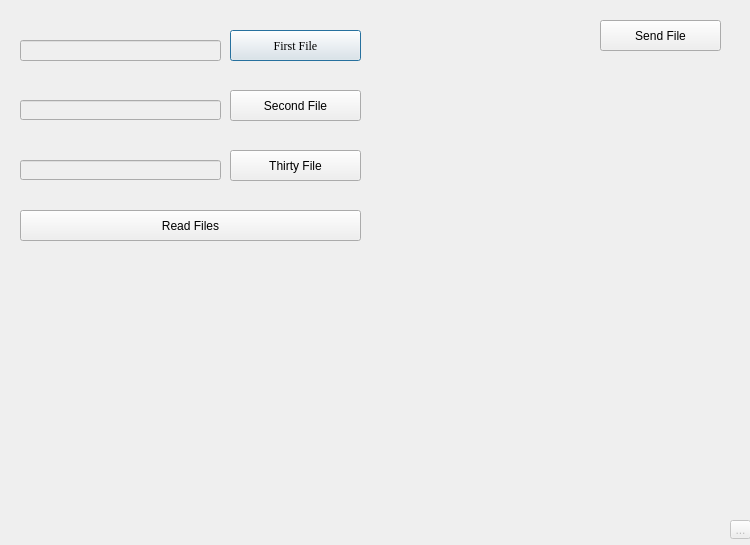
<?xml version="1.0" encoding="UTF-8"?>
<ui version="4.0">
 <class>Dialog</class>
 <widget class="QDialog" name="Dialog">
  <property name="windowModality">
   <enum>Qt::WindowModal</enum>
  </property>
  <property name="geometry">
   <rect>
    <x>0</x>
    <y>0</y>
    <width>750</width>
    <height>545</height>
   </rect>
  </property>
  <property name="windowTitle">
   <string>Reader</string>
  </property>
  <property name="windowIcon">
   <iconset>
    <normaloff>icon.png</normaloff>icon.png</iconset>
  </property>
  <property name="autoFillBackground">
   <bool>false</bool>
  </property>
  <property name="sizeGripEnabled">
   <bool>false</bool>
  </property>
  <property name="modal">
   <bool>false</bool>
  </property>
  <widget class="QPushButton" name="pushButton">
   <property name="geometry">
    <rect>
     <x>230</x>
     <y>30</y>
     <width>131</width>
     <height>31</height>
    </rect>
   </property>
   <property name="font">
    <font>
     <family>Times New Roman</family>
    </font>
   </property>
   <property name="cursor">
    <cursorShape>OpenHandCursor</cursorShape>
   </property>
   <property name="text">
    <string>First File</string>
   </property>
  </widget>
  <widget class="QPushButton" name="pushButton_2">
   <property name="geometry">
    <rect>
     <x>230</x>
     <y>90</y>
     <width>131</width>
     <height>31</height>
    </rect>
   </property>
   <property name="text">
    <string>Second File</string>
   </property>
  </widget>
  <widget class="QPushButton" name="pushButton_3">
   <property name="geometry">
    <rect>
     <x>230</x>
     <y>150</y>
     <width>131</width>
     <height>31</height>
    </rect>
   </property>
   <property name="text">
    <string>Thirty File</string>
   </property>
  </widget>
  <widget class="QPushButton" name="pushButton_4">
   <property name="geometry">
    <rect>
     <x>20</x>
     <y>210</y>
     <width>341</width>
     <height>31</height>
    </rect>
   </property>
   <property name="text">
    <string>Read Files</string>
   </property>
  </widget>
  <widget class="QPushButton" name="pushButton_5">
   <property name="geometry">
    <rect>
     <x>600</x>
     <y>20</y>
     <width>121</width>
     <height>31</height>
    </rect>
   </property>
   <property name="text">
    <string>Send File</string>
   </property>
  </widget>
  <widget class="QLineEdit" name="lineEdit">
   <property name="enabled">
    <bool>false</bool>
   </property>
   <property name="geometry">
    <rect>
     <x>20</x>
     <y>40</y>
     <width>201</width>
     <height>21</height>
    </rect>
   </property>
   <property name="font">
    <font>
     <family>Times New Roman</family>
     <pointsize>10</pointsize>
    </font>
   </property>
  </widget>
  <widget class="QLineEdit" name="lineEdit_2">
   <property name="enabled">
    <bool>false</bool>
   </property>
   <property name="geometry">
    <rect>
     <x>20</x>
     <y>100</y>
     <width>201</width>
     <height>20</height>
    </rect>
   </property>
   <property name="font">
    <font>
     <family>Times New Roman</family>
     <pointsize>10</pointsize>
    </font>
   </property>
  </widget>
  <widget class="QLineEdit" name="lineEdit_3">
   <property name="enabled">
    <bool>false</bool>
   </property>
   <property name="geometry">
    <rect>
     <x>20</x>
     <y>160</y>
     <width>201</width>
     <height>20</height>
    </rect>
   </property>
   <property name="font">
    <font>
     <family>Times New Roman</family>
     <pointsize>10</pointsize>
    </font>
   </property>
  </widget>
  <widget class="QToolButton" name="toolButton">
   <property name="enabled">
    <bool>false</bool>
   </property>
   <property name="geometry">
    <rect>
     <x>730</x>
     <y>520</y>
     <width>21</width>
     <height>19</height>
    </rect>
   </property>
   <property name="text">
    <string>...</string>
   </property>
   <property name="icon">
    <iconset>
     <normaloff>icon.png</normaloff>icon.png</iconset>
   </property>
  </widget>
 </widget>
 <resources>
  <include location="images.qrc"/>
 </resources>
 <connections>
  <connection>
   <sender>pushButton</sender>
   <signal>clicked()</signal>
   <receiver>Dialog</receiver>
   <slot>mybutton_clicked()</slot>
   <hints>
    <hint type="sourcelabel">
     <x>95</x>
     <y>45</y>
    </hint>
    <hint type="destinationlabel">
     <x>233</x>
     <y>211</y>
    </hint>
   </hints>
  </connection>
  <connection>
   <sender>pushButton_2</sender>
   <signal>clicked()</signal>
   <receiver>Dialog</receiver>
   <slot>mybutton2_clicked()</slot>
   <hints>
    <hint type="sourcelabel">
     <x>95</x>
     <y>105</y>
    </hint>
    <hint type="destinationlabel">
     <x>233</x>
     <y>211</y>
    </hint>
   </hints>
  </connection>
  <connection>
   <sender>pushButton_3</sender>
   <signal>clicked()</signal>
   <receiver>Dialog</receiver>
   <slot>mybutton3_clicked()</slot>
   <hints>
    <hint type="sourcelabel">
     <x>95</x>
     <y>165</y>
    </hint>
    <hint type="destinationlabel">
     <x>233</x>
     <y>211</y>
    </hint>
   </hints>
  </connection>
  <connection>
   <sender>pushButton_4</sender>
   <signal>clicked()</signal>
   <receiver>Dialog</receiver>
   <slot>mybutton4_clicked()</slot>
   <hints>
    <hint type="sourcelabel">
     <x>190</x>
     <y>225</y>
    </hint>
    <hint type="destinationlabel">
     <x>374</x>
     <y>272</y>
    </hint>
   </hints>
  </connection>
 </connections>
 <slots>
  <slot>mybutton_clicked()</slot>
  <slot>mybutton2_clicked()</slot>
  <slot>mybutton3_clicked()</slot>
  <slot>mybutton4_clicked()</slot>
 </slots>
</ui>
